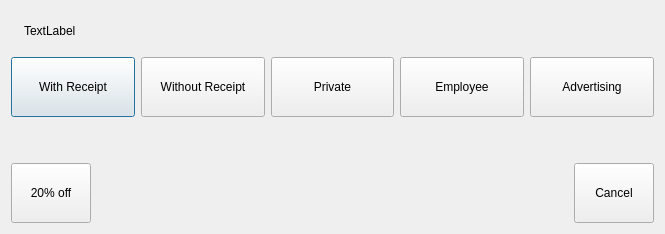
<?xml version="1.0" encoding="UTF-8"?>
<ui version="4.0">
 <author>Copyright 2010, Martin Koller</author>
 <class>FinishTicketDialog</class>
 <widget class="QDialog" name="FinishTicketDialog">
  <property name="geometry">
   <rect>
    <x>0</x>
    <y>0</y>
    <width>665</width>
    <height>234</height>
   </rect>
  </property>
  <property name="windowTitle">
   <string>Bezahlen</string>
  </property>
  <layout class="QVBoxLayout" name="verticalLayout">
   <item>
    <layout class="QHBoxLayout" name="horizontalLayout_4">
     <item>
      <widget class="QLabel" name="icon">
       <property name="sizePolicy">
        <sizepolicy hsizetype="Fixed" vsizetype="Fixed">
         <horstretch>0</horstretch>
         <verstretch>0</verstretch>
        </sizepolicy>
       </property>
       <property name="text">
        <string/>
       </property>
       <property name="pixmap">
        <pixmap resource="LillePOS.qrc">:/icons/arrow-left.png</pixmap>
       </property>
      </widget>
     </item>
     <item>
      <widget class="QLabel" name="label">
       <property name="text">
        <string>TextLabel</string>
       </property>
      </widget>
     </item>
    </layout>
   </item>
   <item>
    <layout class="QHBoxLayout" name="horizontalLayout">
     <item>
      <widget class="QPushButton" name="withPrintout">
       <property name="minimumSize">
        <size>
         <width>0</width>
         <height>60</height>
        </size>
       </property>
       <property name="text">
        <string>With Receipt</string>
       </property>
       <property name="icon">
        <iconset resource="LillePOS.qrc">
         <normaloff>:/icons/ticket.png</normaloff>:/icons/ticket.png</iconset>
       </property>
       <property name="iconSize">
        <size>
         <width>32</width>
         <height>32</height>
        </size>
       </property>
      </widget>
     </item>
     <item>
      <widget class="QPushButton" name="withoutPrintout">
       <property name="minimumSize">
        <size>
         <width>0</width>
         <height>60</height>
        </size>
       </property>
       <property name="text">
        <string>Without Receipt</string>
       </property>
       <property name="icon">
        <iconset resource="LillePOS.qrc">
         <normaloff>:/icons/no-ticket.png</normaloff>:/icons/no-ticket.png</iconset>
       </property>
       <property name="iconSize">
        <size>
         <width>32</width>
         <height>32</height>
        </size>
       </property>
      </widget>
     </item>
     <item>
      <widget class="QPushButton" name="privateTicket">
       <property name="minimumSize">
        <size>
         <width>0</width>
         <height>60</height>
        </size>
       </property>
       <property name="text">
        <string>Private</string>
       </property>
       <property name="iconSize">
        <size>
         <width>32</width>
         <height>32</height>
        </size>
       </property>
      </widget>
     </item>
     <item>
      <widget class="QPushButton" name="employeeTicket">
       <property name="minimumSize">
        <size>
         <width>0</width>
         <height>60</height>
        </size>
       </property>
       <property name="text">
        <string>Employee</string>
       </property>
      </widget>
     </item>
     <item>
      <widget class="QPushButton" name="advertisingTicket">
       <property name="minimumSize">
        <size>
         <width>0</width>
         <height>60</height>
        </size>
       </property>
       <property name="text">
        <string>Advertising</string>
       </property>
       <property name="iconSize">
        <size>
         <width>32</width>
         <height>32</height>
        </size>
       </property>
      </widget>
     </item>
    </layout>
   </item>
   <item>
    <spacer name="verticalSpacer_2">
     <property name="orientation">
      <enum>Qt::Vertical</enum>
     </property>
     <property name="sizeType">
      <enum>QSizePolicy::Fixed</enum>
     </property>
     <property name="sizeHint" stdset="0">
      <size>
       <width>20</width>
       <height>40</height>
      </size>
     </property>
    </spacer>
   </item>
   <item>
    <layout class="QHBoxLayout" name="horizontalLayout_3">
     <item>
      <widget class="QPushButton" name="discount_20">
       <property name="sizePolicy">
        <sizepolicy hsizetype="Maximum" vsizetype="Fixed">
         <horstretch>0</horstretch>
         <verstretch>0</verstretch>
        </sizepolicy>
       </property>
       <property name="minimumSize">
        <size>
         <width>0</width>
         <height>60</height>
        </size>
       </property>
       <property name="text">
        <string>20% off</string>
       </property>
       <property name="checkable">
        <bool>true</bool>
       </property>
      </widget>
     </item>
     <item>
      <spacer name="horizontalSpacer">
       <property name="orientation">
        <enum>Qt::Horizontal</enum>
       </property>
       <property name="sizeHint" stdset="0">
        <size>
         <width>40</width>
         <height>20</height>
        </size>
       </property>
      </spacer>
     </item>
     <item>
      <widget class="QPushButton" name="cancel">
       <property name="minimumSize">
        <size>
         <width>0</width>
         <height>60</height>
        </size>
       </property>
       <property name="text">
        <string>Cancel</string>
       </property>
       <property name="icon">
        <iconset resource="LillePOS.qrc">
         <normaloff>:/icons/cancel.png</normaloff>:/icons/cancel.png</iconset>
       </property>
       <property name="iconSize">
        <size>
         <width>32</width>
         <height>32</height>
        </size>
       </property>
      </widget>
     </item>
    </layout>
   </item>
  </layout>
 </widget>
 <resources>
  <include location="LillePOS.qrc"/>
 </resources>
 <connections>
  <connection>
   <sender>cancel</sender>
   <signal>clicked()</signal>
   <receiver>FinishTicketDialog</receiver>
   <slot>reject()</slot>
   <hints>
    <hint type="sourcelabel">
     <x>605</x>
     <y>258</y>
    </hint>
    <hint type="destinationlabel">
     <x>748</x>
     <y>123</y>
    </hint>
   </hints>
  </connection>
 </connections>
</ui>
